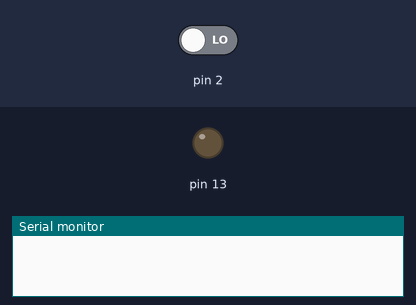
Recording of a sketch running on a simulated Arduino Uno, built with avr-gcc and run on an emulated ATmega328P. Shown: output pins drawn as LEDs (lit = HIGH), the last lines printed to the serial monitor. Inputs (shaded band) come from the test bench; at power-on: pin 2 LOW.

Above: at 2.8 s.
2.9 s: pin 2 driven HIGH
At 3.7 s:
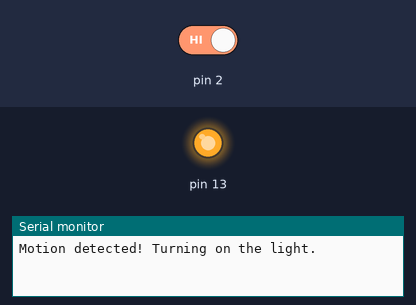
Timing chart, 0 to 10.5 s (numbered marks = the images above; inputs shaded):
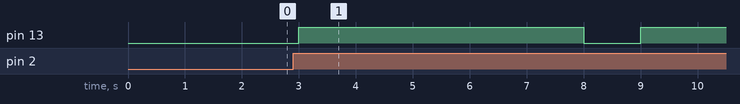

Measured:
- after the input at 2.9 s, pin 13: LOW → HIGH after 0.10 s, → LOW 5.0 s later, → HIGH 1.0 s later

The sketch:

motion_lamp.ino
```cpp
int cal=0;
void setup()
{
  pinMode(2, INPUT);
  pinMode(13, OUTPUT);
  Serial.begin(57600);
  /*Serial.println("Calibrating PIR sensor...");
  for(int i=0;i<100;i++)
  {
  	cal+=digitalRead(2);
    delay(30);
  }
  Serial.println("Calibration complete. Baseline: ");
  Serial.print(cal/100);*/
}
void loop()
{
  if (digitalRead(2)==1){
    Serial.println("Motion detected! Turning on the light.");
    digitalWrite(13,1);
    delay(5000);
    digitalWrite(13,0);
  } else {
    digitalWrite(13,0);
  }
  delay(1000);
}
```
